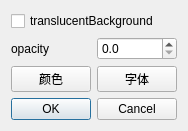
<?xml version="1.0" encoding="UTF-8"?>
<ui version="4.0">
 <class>StateSettingDialog</class>
 <widget class="QDialog" name="StateSettingDialog">
  <property name="geometry">
   <rect>
    <x>0</x>
    <y>0</y>
    <width>176</width>
    <height>122</height>
   </rect>
  </property>
  <property name="windowTitle">
   <string>Dialog</string>
  </property>
  <layout class="QVBoxLayout" name="verticalLayout">
   <item>
    <widget class="QCheckBox" name="checkBoxTranslucent">
     <property name="text">
      <string>translucentBackground</string>
     </property>
    </widget>
   </item>
   <item>
    <layout class="QHBoxLayout" name="horizontalLayout">
     <item>
      <widget class="QLabel" name="label">
       <property name="text">
        <string>opacity</string>
       </property>
      </widget>
     </item>
     <item>
      <widget class="QDoubleSpinBox" name="doubleSpinBoxOpacity">
       <property name="decimals">
        <number>1</number>
       </property>
       <property name="maximum">
        <double>1.000000000000000</double>
       </property>
       <property name="singleStep">
        <double>0.100000000000000</double>
       </property>
      </widget>
     </item>
    </layout>
   </item>
   <item>
    <layout class="QHBoxLayout" name="horizontalLayout_2">
     <item>
      <widget class="QPushButton" name="pushButtonColor">
       <property name="text">
        <string>颜色</string>
       </property>
      </widget>
     </item>
     <item>
      <widget class="QPushButton" name="pushButtonFont">
       <property name="text">
        <string>字体</string>
       </property>
      </widget>
     </item>
    </layout>
   </item>
   <item>
    <widget class="QDialogButtonBox" name="buttonBox">
     <property name="orientation">
      <enum>Qt::Horizontal</enum>
     </property>
     <property name="standardButtons">
      <set>QDialogButtonBox::Cancel|QDialogButtonBox::Ok</set>
     </property>
    </widget>
   </item>
  </layout>
 </widget>
 <resources/>
 <connections>
  <connection>
   <sender>buttonBox</sender>
   <signal>accepted()</signal>
   <receiver>StateSettingDialog</receiver>
   <slot>accept()</slot>
   <hints>
    <hint type="sourcelabel">
     <x>248</x>
     <y>254</y>
    </hint>
    <hint type="destinationlabel">
     <x>157</x>
     <y>274</y>
    </hint>
   </hints>
  </connection>
  <connection>
   <sender>buttonBox</sender>
   <signal>rejected()</signal>
   <receiver>StateSettingDialog</receiver>
   <slot>reject()</slot>
   <hints>
    <hint type="sourcelabel">
     <x>316</x>
     <y>260</y>
    </hint>
    <hint type="destinationlabel">
     <x>286</x>
     <y>274</y>
    </hint>
   </hints>
  </connection>
 </connections>
</ui>
